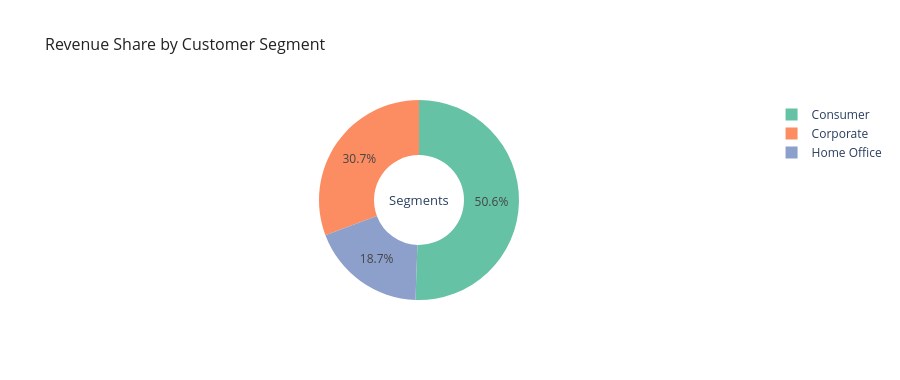

This figure's notebook cell:
### Markdown cell above
## 6. Customer Segment Donut

### Code cell
seg_sales = df.groupby('Segment')['Sales'].sum().reset_index()

fig = go.Figure(go.Pie(
    labels=seg_sales['Segment'],
    values=seg_sales['Sales'],
    hole=0.45,
    marker_colors=COLOR_SEQ,
    hovertemplate='<b>%{label}</b><br>Sales: $%{value:,.0f}<br>Share: %{percent}<extra></extra>'
))

fig.update_layout(
    title=dict(text='Revenue Share by Customer Segment', font=FONT_TITLE),
    template=TEMPLATE,
    annotations=[dict(text='Segments', x=0.5, y=0.5, font_size=13, showarrow=False)],
    height=380
)
fig.show()

### Figure 1 — Plotly figure (JSON) as saved in the notebook; plotly's stock layout.template omitted (floating-point values rounded to 4 significant figures)
{"data": [{"hole": 0.45, "hovertemplate": "<b>%{label}</b><br>Sales: $%{value:,.0f}<br>Share: %{percent}<extra></extra>", "labels": ["Consumer", "Corporate", "Home Office"], "marker": {"colors": ["rgb(102,194,165)", "rgb(252,141,98)", "rgb(141,160,203)", "rgb(231,138,195)", "rgb(166,216,84)", "rgb(255,217,47)", "rgb(229,196,148)", "rgb(179,179,179)"]}, "type": "pie", "values": [1161000.0, 706100.0, 429700.0]}], "layout": {"annotations": [{"font": {"size": 13}, "showarrow": false, "text": "Segments", "x": 0.5, "y": 0.5}], "height": 380, "title": {"font": {"color": "#222", "size": 16}, "text": "Revenue Share by Customer Segment"}}}
